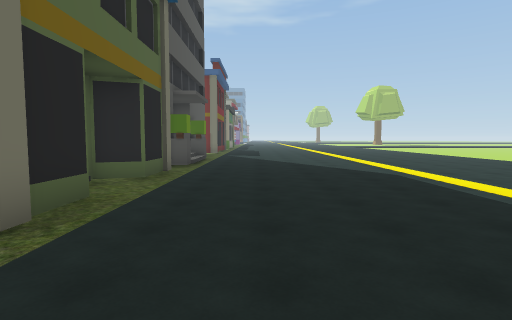
[1] (above)

22 first-person views from a walk through a 3-D level made in the Unity game engine. The camera is 1.5 m above the floor, tilts 4° down and sees 80° across. The floor is counted in squares, 2 m on a side. Each view is taken from the middle of a square. On the plan, view 1 faces up. The plan holds only what a view shows up to about 10 squares ahead; the rest is blank. The place goes on beyond the plan. The player character is not drawn. Some surface patterns are stand-ins.

[2]
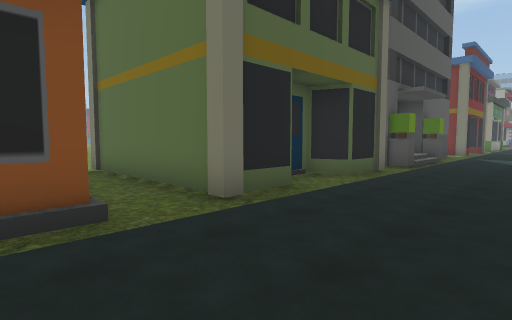

[3]
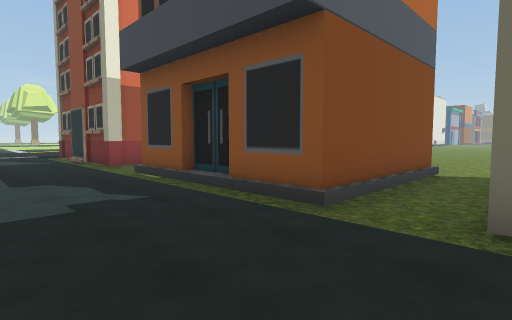

[4]
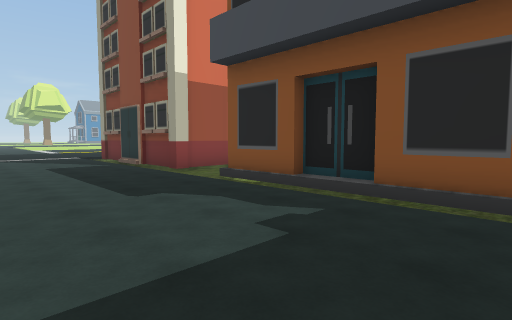

[5]
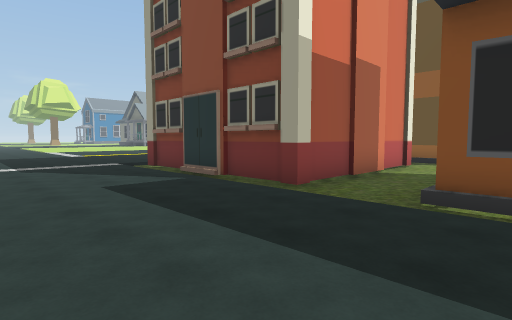

[6]
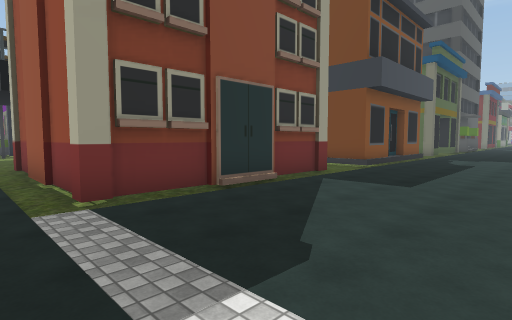

[7]
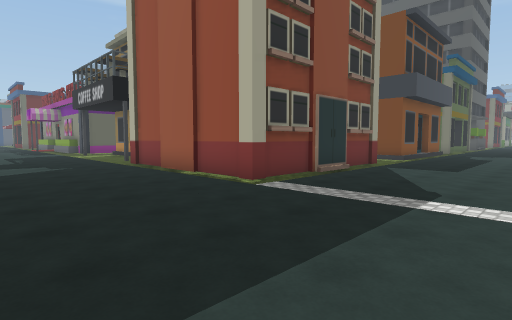

[8]
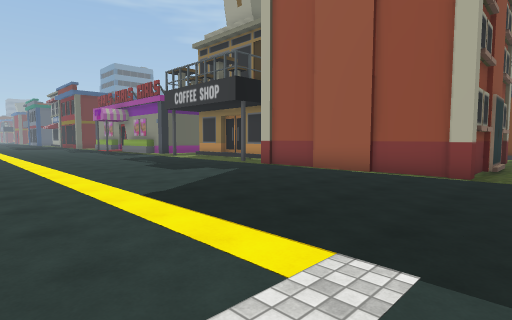

[9]
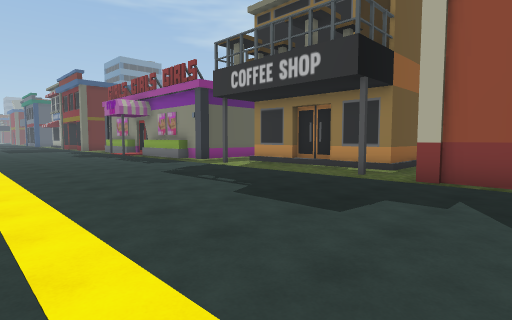

[10]
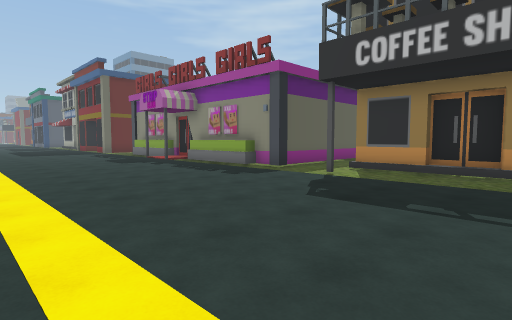

[11]
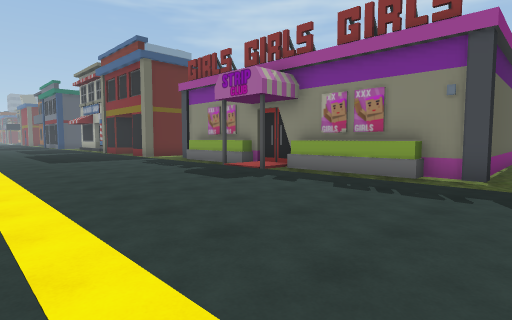

[12]
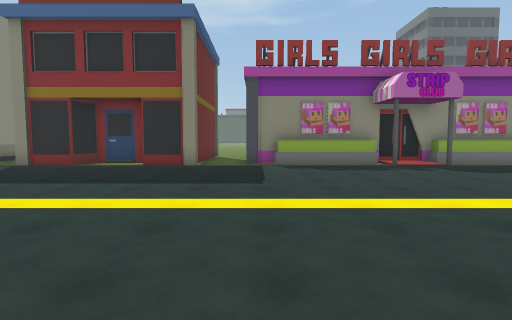

[13]
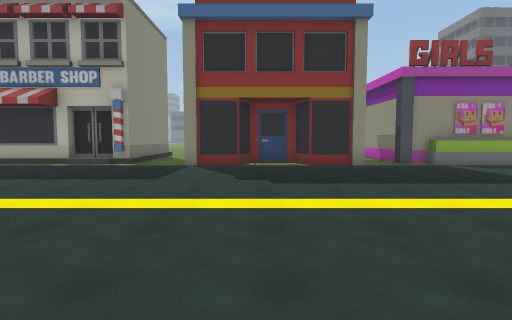

[14]
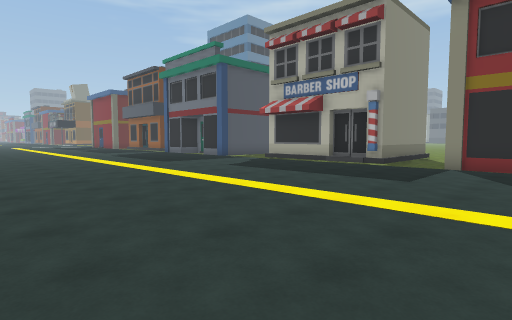

[15]
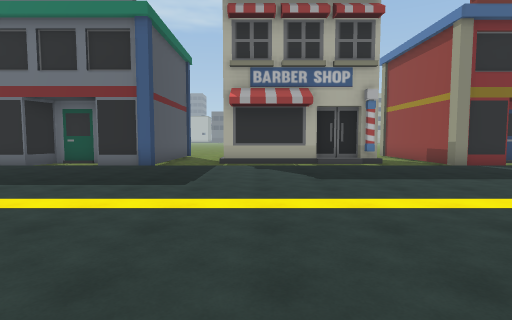

[16]
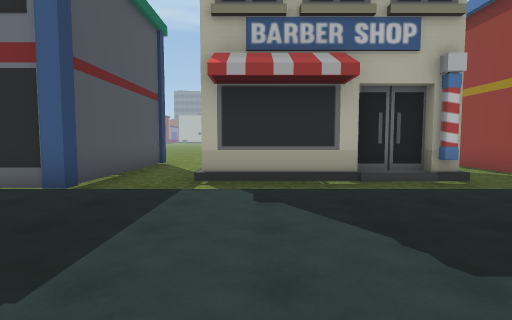

[17]
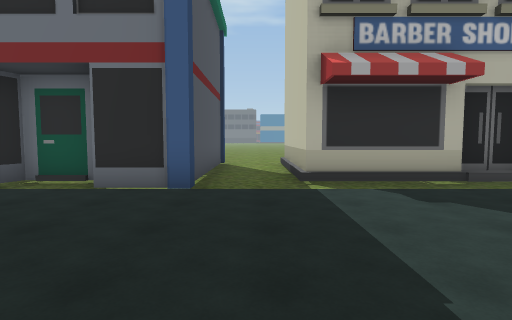

[18]
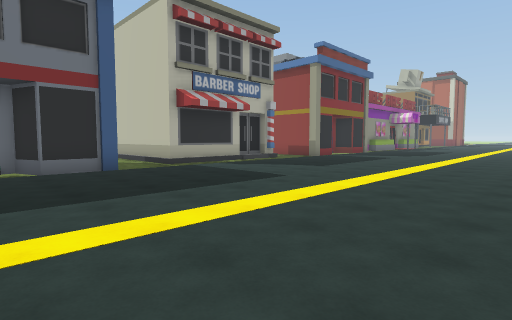

[19]
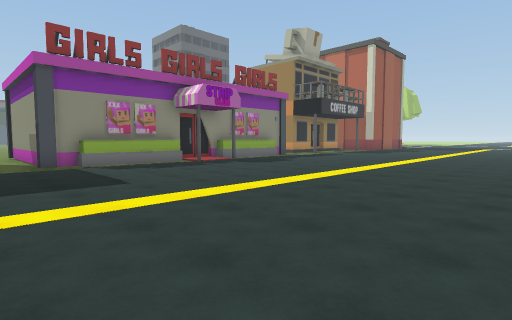

[20]
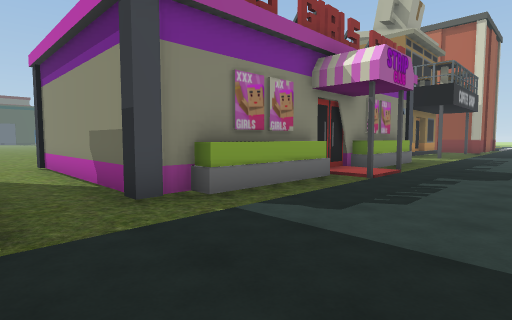

[21]
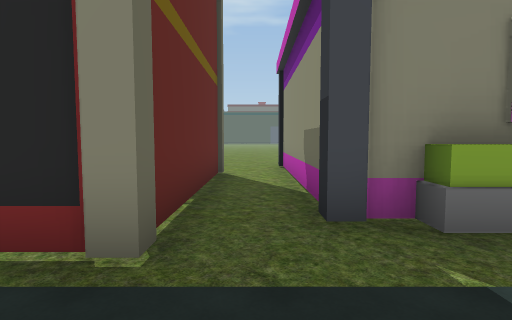

[22]
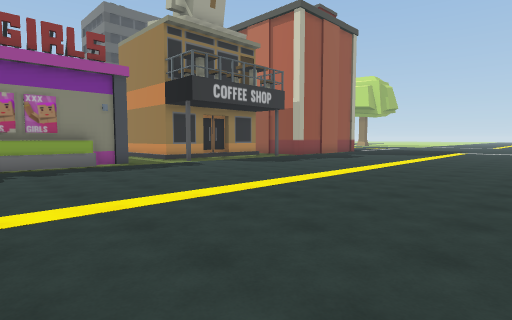

### Floor plan
Key: @ floor where view 1 was taken; # wall or solid block; x gap in a wall; . main floor; : floor 0.25 m higher than the main floor; - floor 0.25 m lower than the main floor; / step, stairs or slope; B building.
Columns run from 45 left of view 1 to 2 right of it. Each row starts with its distance up from view 1.
 12                                           BB..
 11                                            /..
 10                                            /....
  9                                           #B....
  8                                            x....
  7                                           ##....
  6                                          ##-....
  5                                          #--....
  4                                          ##-....
  3                                     --#####-....
  2                                    ---------....
  1                                    ----####/....
  0                                           #/.@..
 -1                                           #/....
 -2                                           #/....
 -3                   --                      #/....
 -4                  ---                      #/....
 -5                  --#                  ------....
 -6                  --#         #      #-------....
 -7   #--#           #-#         #      #      -....
 -8   #--#      #    #-#         #      #      -....
 -9   #--#      #    #-#         #- #####      B....
-10   #--#     -#    #-#         #-##/:##-     /....
-11 ###--######-######-#BBB#.#BB##--------     -....
-12 --#---------##  ##------.------#-----x#---#-....
-13 ................................................
-14 ................................................
-15 ................................................
-16 ................................................
-17 .............................................
-18 .............................................
-19 ...................................... ......
-20 ................ .....................
-21       .  ......  ......  ......

Positions as (right, up) in squares from view 1, and headings:
1: (0, 0), facing up
2: (1, 0), facing up-left
3: (1, 3), facing down-left
4: (2, 1), facing down-left
5: (2, -3), facing down-left
6: (2, -13), facing up-left
7: (2, -16), facing up-left
8: (-1, -19), facing up-left
9: (-6, -18), facing up-left
10: (-10, -18), facing up-left
11: (-15, -18), facing up-left
12: (-26, -21), facing up
13: (-31, -21), facing up
14: (-31, -21), facing up-left
15: (-39, -21), facing up
16: (-39, -17), facing up
17: (-41, -17), facing up
18: (-45, -20), facing up-right
19: (-28, -21), facing up-right
20: (-28, -15), facing up-right
21: (-27, -14), facing up
22: (-20, -21), facing up-right
